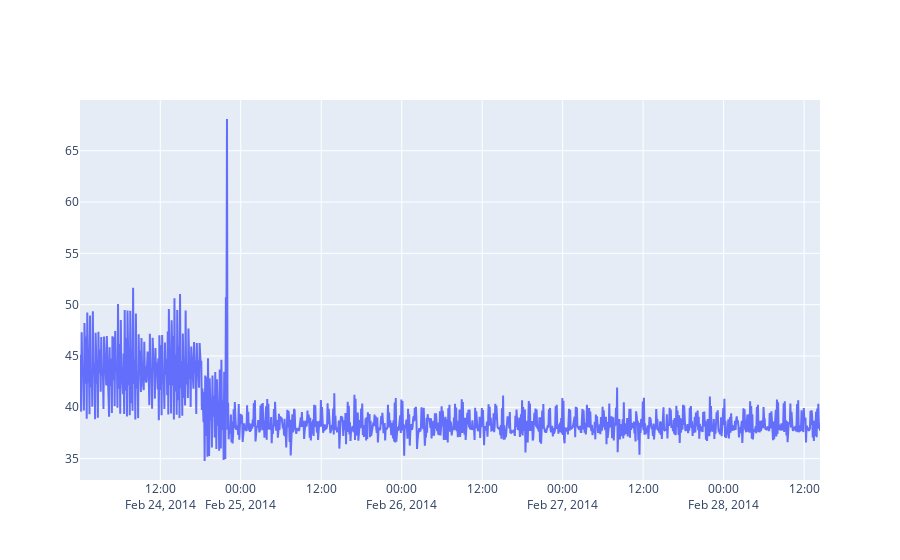

Notebook code for this chart:
### Code cell
df=full_df.loc[(full_df['timestamp']>'2014-02-24 00:00:00')&(full_df['timestamp']<'2014–02–24 23:59:59')]
df.head()
plot_data=go.Scatter(x=df['timestamp'], y=df['value'])
fig=go.Figure(data=[plot_data])
iplot(fig)

### Figure 1 — Plotly figure (JSON) as saved in the notebook; plotly's stock layout.template omitted (floating-point values rounded to 4 significant figures; data arrays with more than 128 entries replaced by an {"elided": "..."} marker saying what was removed)
{"data": [{"type": "scatter", "x": {"elided": "1325 str values"}, "y": {"elided": "1325 float values"}}], "layout": {}}
